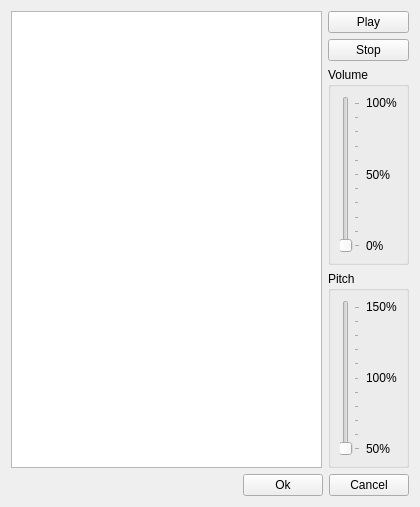
<?xml version="1.0" encoding="UTF-8"?>
<ui version="4.0">
 <class>AudioDialog</class>
 <widget class="QWidget" name="AudioDialog">
  <property name="windowModality">
   <enum>Qt::ApplicationModal</enum>
  </property>
  <property name="geometry">
   <rect>
    <x>0</x>
    <y>0</y>
    <width>420</width>
    <height>507</height>
   </rect>
  </property>
  <property name="windowTitle">
   <string>Form</string>
  </property>
  <layout class="QGridLayout" name="gridLayout_2">
   <item row="1" column="0">
    <layout class="QGridLayout" name="gridLayout">
     <item row="1" column="2">
      <widget class="QPushButton" name="button_stop">
       <property name="text">
        <string>Stop</string>
       </property>
      </widget>
     </item>
     <item row="3" column="2">
      <widget class="QGroupBox" name="groupBox_2">
       <property name="title">
        <string>Pitch</string>
       </property>
       <layout class="QGridLayout" name="gridLayout_4">
        <item row="0" column="1">
         <widget class="QLabel" name="label_4">
          <property name="text">
           <string>150%</string>
          </property>
         </widget>
        </item>
        <item row="0" column="0" rowspan="5">
         <widget class="QSlider" name="slider_pitch">
          <property name="minimum">
           <number>50</number>
          </property>
          <property name="maximum">
           <number>150</number>
          </property>
          <property name="orientation">
           <enum>Qt::Vertical</enum>
          </property>
          <property name="tickPosition">
           <enum>QSlider::TicksBelow</enum>
          </property>
         </widget>
        </item>
        <item row="4" column="1">
         <widget class="QLabel" name="label_6">
          <property name="text">
           <string>50%</string>
          </property>
         </widget>
        </item>
        <item row="1" column="1">
         <spacer name="verticalSpacer_3">
          <property name="orientation">
           <enum>Qt::Vertical</enum>
          </property>
          <property name="sizeHint" stdset="0">
           <size>
            <width>20</width>
            <height>40</height>
           </size>
          </property>
         </spacer>
        </item>
        <item row="2" column="1">
         <widget class="QLabel" name="label_5">
          <property name="text">
           <string>100%</string>
          </property>
         </widget>
        </item>
        <item row="3" column="1">
         <spacer name="verticalSpacer_4">
          <property name="orientation">
           <enum>Qt::Vertical</enum>
          </property>
          <property name="sizeHint" stdset="0">
           <size>
            <width>20</width>
            <height>40</height>
           </size>
          </property>
         </spacer>
        </item>
       </layout>
      </widget>
     </item>
     <item row="2" column="2">
      <widget class="QGroupBox" name="groupBox">
       <property name="title">
        <string>Volume</string>
       </property>
       <layout class="QGridLayout" name="gridLayout_3">
        <item row="2" column="2">
         <spacer name="verticalSpacer">
          <property name="orientation">
           <enum>Qt::Vertical</enum>
          </property>
          <property name="sizeHint" stdset="0">
           <size>
            <width>20</width>
            <height>40</height>
           </size>
          </property>
         </spacer>
        </item>
        <item row="3" column="2">
         <widget class="QLabel" name="label_2">
          <property name="text">
           <string>50%</string>
          </property>
         </widget>
        </item>
        <item row="4" column="2">
         <spacer name="verticalSpacer_2">
          <property name="orientation">
           <enum>Qt::Vertical</enum>
          </property>
          <property name="sizeHint" stdset="0">
           <size>
            <width>20</width>
            <height>40</height>
           </size>
          </property>
         </spacer>
        </item>
        <item row="5" column="2">
         <widget class="QLabel" name="label_3">
          <property name="text">
           <string>0%</string>
          </property>
         </widget>
        </item>
        <item row="1" column="2">
         <widget class="QLabel" name="label">
          <property name="text">
           <string>100%</string>
          </property>
         </widget>
        </item>
        <item row="1" column="1" rowspan="5">
         <widget class="QSlider" name="slider_volume">
          <property name="maximum">
           <number>100</number>
          </property>
          <property name="orientation">
           <enum>Qt::Vertical</enum>
          </property>
          <property name="tickPosition">
           <enum>QSlider::TicksBelow</enum>
          </property>
         </widget>
        </item>
       </layout>
      </widget>
     </item>
     <item row="0" column="2">
      <widget class="QPushButton" name="button_play">
       <property name="text">
        <string>Play</string>
       </property>
      </widget>
     </item>
     <item row="0" column="0" rowspan="4">
      <widget class="QListWidget" name="list">
       <property name="selectionRectVisible">
        <bool>true</bool>
       </property>
      </widget>
     </item>
    </layout>
   </item>
   <item row="2" column="0">
    <layout class="QHBoxLayout" name="horizontalLayout_3">
     <item>
      <spacer name="horizontalSpacer">
       <property name="orientation">
        <enum>Qt::Horizontal</enum>
       </property>
       <property name="sizeHint" stdset="0">
        <size>
         <width>40</width>
         <height>20</height>
        </size>
       </property>
      </spacer>
     </item>
     <item>
      <widget class="QPushButton" name="button_ok">
       <property name="text">
        <string>Ok</string>
       </property>
      </widget>
     </item>
     <item>
      <widget class="QPushButton" name="button_cancel">
       <property name="text">
        <string>Cancel</string>
       </property>
      </widget>
     </item>
    </layout>
   </item>
  </layout>
 </widget>
 <resources/>
 <connections/>
</ui>
